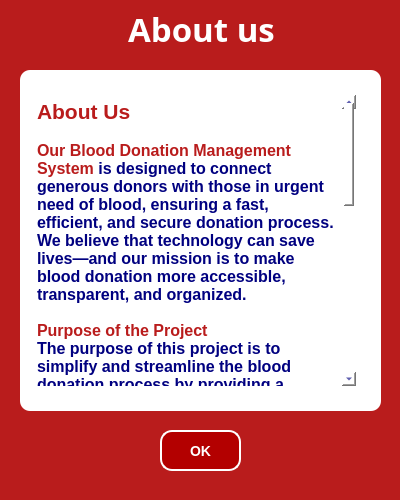
<?xml version="1.0" encoding="UTF-8"?>
<ui version="4.0">
 <class>MainWindow</class>
 <widget class="QMainWindow" name="MainWindow">
  <property name="geometry">
   <rect>
    <x>0</x>
    <y>0</y>
    <width>400</width>
    <height>500</height>
   </rect>
  </property>
  <property name="maximumSize">
   <size>
    <width>400</width>
    <height>500</height>
   </size>
  </property>
  <property name="font">
   <font>
    <pointsize>12</pointsize>
    <bold>true</bold>
   </font>
  </property>
  <property name="windowTitle">
   <string>MainWindow</string>
  </property>
  <property name="styleSheet">
   <string notr="true">background-color: #b91c1c; color: white; font-weight: bold;</string>
  </property>
  <widget class="QWidget" name="centralwidget">
   <widget class="QScrollArea" name="scrollArea">
    <property name="geometry">
     <rect>
      <x>20</x>
      <y>70</y>
      <width>361</width>
      <height>341</height>
     </rect>
    </property>
    <property name="styleSheet">
     <string notr="true">QWidget {
    border-radius: 10px;
    padding: 8px 2px;
    font-size: 16px;
    font-weight: bold;
    border: none;
	color: rgb(0,0,128);
	background-color: rgb(255, 255, 255);
}</string>
    </property>
    <property name="widgetResizable">
     <bool>true</bool>
    </property>
    <widget class="QWidget" name="scrollContent">
     <property name="geometry">
      <rect>
       <x>0</x>
       <y>0</y>
       <width>345</width>
       <height>325</height>
      </rect>
     </property>
     <property name="styleSheet">
      <string notr="true">background-color: rgb(255, 255, 255);</string>
     </property>
     <layout class="QVBoxLayout" name="scrollLayout">
      <item>
       <widget class="QTextEdit" name="textEdit_2">
        <property name="readOnly">
         <bool>true</bool>
        </property>
        <property name="html">
         <string>&lt;!DOCTYPE HTML PUBLIC &quot;-//W3C//DTD HTML 4.0//EN&quot; &quot;http://www.w3.org/TR/REC-html40/strict.dtd&quot;&gt;
&lt;html&gt;&lt;head&gt;&lt;meta name=&quot;qrichtext&quot; content=&quot;1&quot; /&gt;&lt;meta charset=&quot;utf-8&quot; /&gt;&lt;style type=&quot;text/css&quot;&gt;
p, li { white-space: pre-wrap; }
hr { height: 1px; border-width: 0; }
li.unchecked::marker { content: &quot;\2610&quot;; }
li.checked::marker { content: &quot;\2612&quot;; }
&lt;/style&gt;&lt;/head&gt;&lt;body style=&quot; font-family:'.AppleSystemUIFont'; font-size:16px; font-weight:700; font-style:normal;&quot;&gt;
&lt;p style=&quot; margin-top:0px; margin-bottom:0px; margin-left:0px; margin-right:0px; -qt-block-indent:0; text-indent:0px;&quot;&gt;&lt;span style=&quot; font-family:'Segoe UI'; font-size:16pt; color:#b91c1c;&quot;&gt;About Us&lt;/span&gt;&lt;span style=&quot; font-family:'Segoe UI'; font-size:16px;&quot;&gt;&lt;br /&gt;&lt;br /&gt;&lt;/span&gt;&lt;span style=&quot; font-family:'Segoe UI'; font-size:16px; color:#b91c1c;&quot;&gt;Our Blood Donation Management System&lt;/span&gt;&lt;span style=&quot; font-family:'Segoe UI'; font-size:16px;&quot;&gt; is designed to connect generous donors with those in urgent need of blood, ensuring a fast, efficient, and secure donation process. We believe that technology can save lives—and our mission is to make blood donation more accessible, transparent, and organized.&lt;br /&gt;&lt;br /&gt;&lt;/span&gt;&lt;span style=&quot; font-family:'Segoe UI'; font-size:16px; color:#b91c1c;&quot;&gt;Purpose of the Project&lt;/span&gt;&lt;span style=&quot; font-family:'Segoe UI'; font-size:16px;&quot;&gt;&lt;br /&gt;The purpose of this project is to simplify and streamline the blood donation process by providing a centralized platform where donors, recipients, and healthcare providers can connect and manage blood-related activities seamlessly.&lt;br /&gt;&lt;br /&gt;&lt;/span&gt;&lt;span style=&quot; font-family:'Segoe UI'; font-size:16px; color:#b91c1c;&quot;&gt;Our Goals&lt;/span&gt;&lt;span style=&quot; font-family:'Segoe UI'; font-size:16px;&quot;&gt;&lt;br /&gt;&lt;br /&gt;&lt;/span&gt;&lt;span style=&quot; font-family:'Segoe UI'; font-size:16px; color:#b91c1c;&quot;&gt;Increase Accessibility:&lt;/span&gt;&lt;span style=&quot; font-family:'Segoe UI'; font-size:16px;&quot;&gt; Make it easy for donors to find nearby donation centers and donation drives.&lt;br /&gt;&lt;br /&gt;&lt;/span&gt;&lt;span style=&quot; font-family:'Segoe UI'; font-size:16px; color:#b91c1c;&quot;&gt;Improve Communication:&lt;/span&gt;&lt;span style=&quot; font-family:'Segoe UI'; font-size:16px;&quot;&gt; Ensure timely updates and notifications for both donors and medical institutions.&lt;br /&gt;&lt;br /&gt;&lt;/span&gt;&lt;span style=&quot; font-family:'Segoe UI'; font-size:16px; color:#b91c1c;&quot;&gt;Ensure Safety &amp;amp; Transparency:&lt;/span&gt;&lt;span style=&quot; font-family:'Segoe UI'; font-size:16px;&quot;&gt; Maintain accurate records and protect user data while ensuring traceability and safety in the blood supply chain.&lt;br /&gt;&lt;br /&gt;&lt;/span&gt;&lt;span style=&quot; font-family:'Segoe UI'; font-size:16px; color:#b91c1c;&quot;&gt;Promote Awareness:&lt;/span&gt;&lt;span style=&quot; font-family:'Segoe UI'; font-size:16px;&quot;&gt; Encourage regular blood donation through education, reminders, and community engagement.&lt;/span&gt;&lt;/p&gt;
&lt;p style=&quot;-qt-paragraph-type:empty; margin-top:0px; margin-bottom:0px; margin-left:0px; margin-right:0px; -qt-block-indent:0; text-indent:0px; font-family:'Segoe UI';&quot;&gt;&lt;br /&gt;&lt;/p&gt;
&lt;p align=&quot;center&quot; style=&quot; margin-top:0px; margin-bottom:0px; margin-left:0px; margin-right:0px; -qt-block-indent:0; text-indent:0px;&quot;&gt;&lt;span style=&quot; font-family:'Roboto','-apple-system','BlinkMacSystemFont','Apple Color Emoji','Segoe UI','Oxygen','Ubuntu','Cantarell','Fira Sans','Droid Sans','Helvetica Neue','sans-serif'; font-size:16px; font-style:italic; color:#b91c1c; background-color:#ffffff;&quot;&gt;&amp;quot;Be a Hero—Start with a Drop&amp;quot;.&lt;/span&gt;&lt;/p&gt;&lt;/body&gt;&lt;/html&gt;</string>
        </property>
       </widget>
      </item>
     </layout>
    </widget>
   </widget>
   <widget class="QPushButton" name="okButton">
    <property name="geometry">
     <rect>
      <x>160</x>
      <y>430</y>
      <width>81</width>
      <height>41</height>
     </rect>
    </property>
    <property name="styleSheet">
     <string notr="true">/* Общий стиль для всего окна */
QWidget {
    background-color: #b30000; /* насыщенный красный */
    font-family: 'Segoe UI', sans-serif;
    color: white;
}

/* Заголовки */
QLabel#titleLabel {
    font-size: 24px;
    font-weight: bold;
    color: white;
}

/* Подзаголовки и текст */
QLabel {
    font-size: 14px;
    color: white;
}

/* Поля ввода */
QLineEdit {
    background-color: white;
    border: 2px solid #ff4d4d;
    border-radius: 10px;
    padding: 6px;
    color: #333;
    font-size: 14px;
}

/* Фокус на поле */
QLineEdit:focus {
    border: 2px solid #ff1a1a;
}

/* Кнопки */
QPushButton {
    background-color: #b30000;
    color: white;
    font-weight: bold;
    font-size: 14px;
    border-radius: 12px;
    padding: 8px 16px;
    border: 2px solid white;
}

QPushButton:hover {
    background-color: #ffcccc;
    color: #800000;
}

QPushButton:pressed {
    background-color: #ffe6e6;
    border: 2px solid #ff9999;
}

/* Ошибки или уведомления */
QLabel#errorLabel {
    color: #ffcccc;
    font-size: 12px;
}

/* Кнопки внизу: Sign In / Sign Up переключение */
QPushButton#switchButton {
    background: transparent;
    color: white;
    font-size: 12px;
    text-decoration: underline;
    border: none;
}

QPushButton#switchButton:hover {
    color: #ff9999;
}</string>
    </property>
    <property name="text">
     <string>OK</string>
    </property>
   </widget>
   <widget class="QLabel" name="emergencyTitle">
    <property name="geometry">
     <rect>
      <x>30</x>
      <y>10</y>
      <width>343</width>
      <height>38</height>
     </rect>
    </property>
    <property name="font">
     <font>
      <family>Segoe Fluent Icons</family>
      <pointsize>25</pointsize>
      <bold>true</bold>
     </font>
    </property>
    <property name="styleSheet">
     <string notr="true">color: rgb(255, 255, 255);</string>
    </property>
    <property name="text">
     <string>About us</string>
    </property>
    <property name="alignment">
     <set>Qt::AlignCenter</set>
    </property>
   </widget>
  </widget>
  <widget class="QMenuBar" name="menubar">
   <property name="geometry">
    <rect>
     <x>0</x>
     <y>0</y>
     <width>400</width>
     <height>21</height>
    </rect>
   </property>
  </widget>
  <widget class="QStatusBar" name="statusbar"/>
 </widget>
 <resources/>
 <connections/>
</ui>
